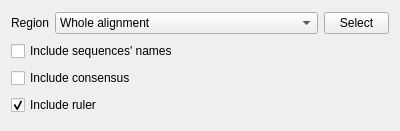
<?xml version="1.0" encoding="UTF-8"?>
<ui version="4.0">
 <class>MSAExportSettings</class>
 <widget class="QWidget" name="MSAExportSettings">
  <property name="geometry">
   <rect>
    <x>0</x>
    <y>0</y>
    <width>400</width>
    <height>131</height>
   </rect>
  </property>
  <property name="windowTitle">
   <string>Form</string>
  </property>
  <layout class="QVBoxLayout" name="verticalLayout">
   <item>
    <layout class="QHBoxLayout" name="horizontalLayout">
     <item>
      <widget class="QLabel" name="label">
       <property name="text">
        <string>Region</string>
       </property>
      </widget>
     </item>
     <item>
      <widget class="QComboBox" name="comboBox">
       <property name="sizePolicy">
        <sizepolicy hsizetype="Expanding" vsizetype="Fixed">
         <horstretch>0</horstretch>
         <verstretch>0</verstretch>
        </sizepolicy>
       </property>
       <item>
        <property name="text">
         <string>Whole alignment</string>
        </property>
       </item>
       <item>
        <property name="text">
         <string>Custom region</string>
        </property>
       </item>
      </widget>
     </item>
     <item>
      <widget class="QPushButton" name="selectRegionButton">
       <property name="maximumSize">
        <size>
         <width>65</width>
         <height>16777215</height>
        </size>
       </property>
       <property name="text">
        <string>Select</string>
       </property>
      </widget>
     </item>
    </layout>
   </item>
   <item>
    <widget class="QCheckBox" name="exportSeqNames">
     <property name="text">
      <string>Include sequences' names</string>
     </property>
    </widget>
   </item>
   <item>
    <widget class="QCheckBox" name="exportConsensus">
     <property name="text">
      <string>Include consensus</string>
     </property>
    </widget>
   </item>
   <item>
    <widget class="QCheckBox" name="exportRuler">
     <property name="text">
      <string>Include ruler</string>
     </property>
     <property name="checked">
      <bool>true</bool>
     </property>
    </widget>
   </item>
  </layout>
 </widget>
 <resources/>
 <connections/>
</ui>
